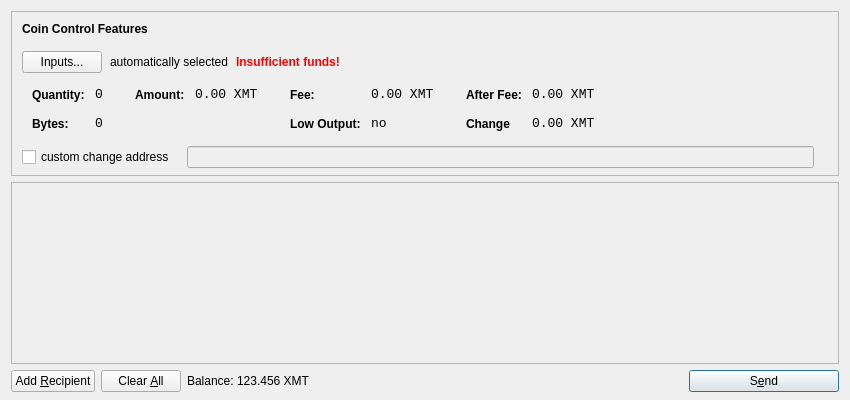
<?xml version="1.0" encoding="UTF-8"?>
<ui version="4.0">
 <class>SendCoinsDialog</class>
 <widget class="QDialog" name="SendCoinsDialog">
  <property name="geometry">
   <rect>
    <x>0</x>
    <y>0</y>
    <width>850</width>
    <height>400</height>
   </rect>
  </property>
  <property name="windowTitle">
   <string>Send Coins</string>
  </property>
  <layout class="QVBoxLayout" name="verticalLayout" stretch="0,1,0">
   <property name="bottomMargin">
    <number>8</number>
   </property>
   <item>
    <widget class="QFrame" name="frameCoinControl">
     <property name="sizePolicy">
      <sizepolicy hsizetype="Expanding" vsizetype="Expanding">
       <horstretch>0</horstretch>
       <verstretch>0</verstretch>
      </sizepolicy>
     </property>
     <property name="maximumSize">
      <size>
       <width>16777215</width>
       <height>16777215</height>
      </size>
     </property>
     <property name="frameShape">
      <enum>QFrame::StyledPanel</enum>
     </property>
     <property name="frameShadow">
      <enum>QFrame::Sunken</enum>
     </property>
     <layout class="QVBoxLayout" name="verticalLayoutCoinControl2">
      <property name="spacing">
       <number>-1</number>
      </property>
      <property name="leftMargin">
       <number>0</number>
      </property>
      <property name="topMargin">
       <number>0</number>
      </property>
      <property name="rightMargin">
       <number>0</number>
      </property>
      <property name="bottomMargin">
       <number>6</number>
      </property>
      <item>
       <layout class="QVBoxLayout" name="verticalLayoutCoinControl" stretch="0,0,0,0,1">
        <property name="spacing">
         <number>0</number>
        </property>
        <property name="leftMargin">
         <number>10</number>
        </property>
        <property name="topMargin">
         <number>10</number>
        </property>
        <item>
         <layout class="QHBoxLayout" name="horizontalLayoutCoinControl1">
          <property name="bottomMargin">
           <number>15</number>
          </property>
          <item>
           <widget class="QLabel" name="labelCoinControlFeatures">
            <property name="sizePolicy">
             <sizepolicy hsizetype="Preferred" vsizetype="Maximum">
              <horstretch>0</horstretch>
              <verstretch>0</verstretch>
             </sizepolicy>
            </property>
            <property name="font">
             <font>
              <weight>75</weight>
              <bold>true</bold>
             </font>
            </property>
            <property name="styleSheet">
             <string notr="true">font-weight:bold;</string>
            </property>
            <property name="text">
             <string>Coin Control Features</string>
            </property>
           </widget>
          </item>
         </layout>
        </item>
        <item>
         <layout class="QHBoxLayout" name="horizontalLayoutCoinControl2" stretch="0,0,0,0">
          <property name="spacing">
           <number>8</number>
          </property>
          <property name="bottomMargin">
           <number>10</number>
          </property>
          <item>
           <widget class="QPushButton" name="pushButtonCoinControl">
            <property name="styleSheet">
             <string notr="true"/>
            </property>
            <property name="text">
             <string>Inputs...</string>
            </property>
           </widget>
          </item>
          <item>
           <widget class="QLabel" name="labelCoinControlAutomaticallySelected">
            <property name="text">
             <string>automatically selected</string>
            </property>
            <property name="margin">
             <number>5</number>
            </property>
           </widget>
          </item>
          <item>
           <widget class="QLabel" name="labelCoinControlInsuffFunds">
            <property name="font">
             <font>
              <weight>75</weight>
              <bold>true</bold>
             </font>
            </property>
            <property name="styleSheet">
             <string notr="true">color:red;font-weight:bold;</string>
            </property>
            <property name="text">
             <string>Insufficient funds!</string>
            </property>
            <property name="margin">
             <number>5</number>
            </property>
           </widget>
          </item>
          <item>
           <spacer name="horizontalSpacerCoinControl">
            <property name="orientation">
             <enum>Qt::Horizontal</enum>
            </property>
            <property name="sizeHint" stdset="0">
             <size>
              <width>40</width>
              <height>1</height>
             </size>
            </property>
           </spacer>
          </item>
         </layout>
        </item>
        <item>
         <widget class="QWidget" name="widgetCoinControl" native="true">
          <property name="sizePolicy">
           <sizepolicy hsizetype="Preferred" vsizetype="Preferred">
            <horstretch>0</horstretch>
            <verstretch>0</verstretch>
           </sizepolicy>
          </property>
          <property name="minimumSize">
           <size>
            <width>0</width>
            <height>0</height>
           </size>
          </property>
          <property name="styleSheet">
           <string notr="true"/>
          </property>
          <layout class="QHBoxLayout" name="horizontalLayoutCoinControl5">
           <property name="margin">
            <number>0</number>
           </property>
           <item>
            <layout class="QHBoxLayout" name="horizontalLayoutCoinControl3" stretch="0,0,0,1">
             <property name="spacing">
              <number>20</number>
             </property>
             <property name="topMargin">
              <number>0</number>
             </property>
             <property name="bottomMargin">
              <number>10</number>
             </property>
             <item>
              <layout class="QFormLayout" name="formLayoutCoinControl1">
               <property name="horizontalSpacing">
                <number>10</number>
               </property>
               <property name="verticalSpacing">
                <number>14</number>
               </property>
               <property name="leftMargin">
                <number>10</number>
               </property>
               <property name="topMargin">
                <number>4</number>
               </property>
               <property name="rightMargin">
                <number>6</number>
               </property>
               <item row="0" column="0">
                <widget class="QLabel" name="labelCoinControlQuantityText">
                 <property name="styleSheet">
                  <string notr="true">font-weight:bold;</string>
                 </property>
                 <property name="text">
                  <string>Quantity:</string>
                 </property>
                 <property name="margin">
                  <number>0</number>
                 </property>
                </widget>
               </item>
               <item row="0" column="1">
                <widget class="QLabel" name="labelCoinControlQuantity">
                 <property name="font">
                  <font>
                   <family>Monospace</family>
                   <pointsize>10</pointsize>
                  </font>
                 </property>
                 <property name="cursor">
                  <cursorShape>IBeamCursor</cursorShape>
                 </property>
                 <property name="contextMenuPolicy">
                  <enum>Qt::ActionsContextMenu</enum>
                 </property>
                 <property name="text">
                  <string>0</string>
                 </property>
                 <property name="margin">
                  <number>0</number>
                 </property>
                 <property name="textInteractionFlags">
                  <set>Qt::LinksAccessibleByMouse|Qt::TextSelectableByKeyboard|Qt::TextSelectableByMouse</set>
                 </property>
                </widget>
               </item>
               <item row="1" column="0">
                <widget class="QLabel" name="labelCoinControlBytesText">
                 <property name="styleSheet">
                  <string notr="true">font-weight:bold;</string>
                 </property>
                 <property name="text">
                  <string>Bytes:</string>
                 </property>
                </widget>
               </item>
               <item row="1" column="1">
                <widget class="QLabel" name="labelCoinControlBytes">
                 <property name="font">
                  <font>
                   <family>Monospace</family>
                   <pointsize>10</pointsize>
                  </font>
                 </property>
                 <property name="cursor">
                  <cursorShape>IBeamCursor</cursorShape>
                 </property>
                 <property name="contextMenuPolicy">
                  <enum>Qt::ActionsContextMenu</enum>
                 </property>
                 <property name="text">
                  <string>0</string>
                 </property>
                 <property name="textInteractionFlags">
                  <set>Qt::LinksAccessibleByMouse|Qt::TextSelectableByKeyboard|Qt::TextSelectableByMouse</set>
                 </property>
                </widget>
               </item>
              </layout>
             </item>
             <item>
              <layout class="QFormLayout" name="formLayoutCoinControl2">
               <property name="horizontalSpacing">
                <number>10</number>
               </property>
               <property name="verticalSpacing">
                <number>14</number>
               </property>
               <property name="leftMargin">
                <number>6</number>
               </property>
               <property name="topMargin">
                <number>4</number>
               </property>
               <property name="rightMargin">
                <number>6</number>
               </property>
               <item row="0" column="0">
                <widget class="QLabel" name="labelCoinControlAmountText">
                 <property name="styleSheet">
                  <string notr="true">font-weight:bold;</string>
                 </property>
                 <property name="text">
                  <string>Amount:</string>
                 </property>
                 <property name="margin">
                  <number>0</number>
                 </property>
                </widget>
               </item>
               <item row="0" column="1">
                <widget class="QLabel" name="labelCoinControlAmount">
                 <property name="font">
                  <font>
                   <family>Monospace</family>
                   <pointsize>10</pointsize>
                  </font>
                 </property>
                 <property name="cursor">
                  <cursorShape>IBeamCursor</cursorShape>
                 </property>
                 <property name="contextMenuPolicy">
                  <enum>Qt::ActionsContextMenu</enum>
                 </property>
                 <property name="text">
                  <string notr="true">0.00 XMT</string>
                 </property>
                 <property name="textInteractionFlags">
                  <set>Qt::LinksAccessibleByMouse|Qt::TextSelectableByKeyboard|Qt::TextSelectableByMouse</set>
                 </property>
                </widget>
               </item>
              </layout>
             </item>
             <item>
              <layout class="QFormLayout" name="formLayoutCoinControl3">
               <property name="horizontalSpacing">
                <number>10</number>
               </property>
               <property name="verticalSpacing">
                <number>14</number>
               </property>
               <property name="leftMargin">
                <number>6</number>
               </property>
               <property name="topMargin">
                <number>4</number>
               </property>
               <property name="rightMargin">
                <number>6</number>
               </property>
               <item row="0" column="0">
                <widget class="QLabel" name="labelCoinControlFeeText">
                 <property name="styleSheet">
                  <string notr="true">font-weight:bold;</string>
                 </property>
                 <property name="text">
                  <string>Fee:</string>
                 </property>
                 <property name="margin">
                  <number>0</number>
                 </property>
                </widget>
               </item>
               <item row="0" column="1">
                <widget class="QLabel" name="labelCoinControlFee">
                 <property name="font">
                  <font>
                   <family>Monospace</family>
                   <pointsize>10</pointsize>
                  </font>
                 </property>
                 <property name="cursor">
                  <cursorShape>IBeamCursor</cursorShape>
                 </property>
                 <property name="contextMenuPolicy">
                  <enum>Qt::ActionsContextMenu</enum>
                 </property>
                 <property name="text">
                  <string notr="true">0.00 XMT</string>
                 </property>
                 <property name="textInteractionFlags">
                  <set>Qt::LinksAccessibleByMouse|Qt::TextSelectableByKeyboard|Qt::TextSelectableByMouse</set>
                 </property>
                </widget>
               </item>
               <item row="1" column="0">
                <widget class="QLabel" name="labelCoinControlLowOutputText">
                 <property name="styleSheet">
                  <string notr="true">font-weight:bold;</string>
                 </property>
                 <property name="text">
                  <string>Low Output:</string>
                 </property>
                </widget>
               </item>
               <item row="1" column="1">
                <widget class="QLabel" name="labelCoinControlLowOutput">
                 <property name="font">
                  <font>
                   <family>Monospace</family>
                   <pointsize>10</pointsize>
                  </font>
                 </property>
                 <property name="cursor">
                  <cursorShape>IBeamCursor</cursorShape>
                 </property>
                 <property name="contextMenuPolicy">
                  <enum>Qt::ActionsContextMenu</enum>
                 </property>
                 <property name="text">
                  <string>no</string>
                 </property>
                 <property name="textInteractionFlags">
                  <set>Qt::LinksAccessibleByMouse|Qt::TextSelectableByKeyboard|Qt::TextSelectableByMouse</set>
                 </property>
                </widget>
               </item>
              </layout>
             </item>
             <item>
              <layout class="QFormLayout" name="formLayoutCoinControl4">
               <property name="horizontalSpacing">
                <number>10</number>
               </property>
               <property name="verticalSpacing">
                <number>14</number>
               </property>
               <property name="leftMargin">
                <number>6</number>
               </property>
               <property name="topMargin">
                <number>4</number>
               </property>
               <property name="rightMargin">
                <number>6</number>
               </property>
               <item row="0" column="0">
                <widget class="QLabel" name="labelCoinControlAfterFeeText">
                 <property name="styleSheet">
                  <string notr="true">font-weight:bold;</string>
                 </property>
                 <property name="text">
                  <string>After Fee:</string>
                 </property>
                 <property name="margin">
                  <number>0</number>
                 </property>
                </widget>
               </item>
               <item row="0" column="1">
                <widget class="QLabel" name="labelCoinControlAfterFee">
                 <property name="font">
                  <font>
                   <family>Monospace</family>
                   <pointsize>10</pointsize>
                  </font>
                 </property>
                 <property name="cursor">
                  <cursorShape>IBeamCursor</cursorShape>
                 </property>
                 <property name="contextMenuPolicy">
                  <enum>Qt::ActionsContextMenu</enum>
                 </property>
                 <property name="text">
                  <string notr="true">0.00 XMT</string>
                 </property>
                 <property name="textInteractionFlags">
                  <set>Qt::LinksAccessibleByMouse|Qt::TextSelectableByKeyboard|Qt::TextSelectableByMouse</set>
                 </property>
                </widget>
               </item>
               <item row="1" column="0">
                <widget class="QLabel" name="labelCoinControlChangeText">
                 <property name="styleSheet">
                  <string notr="true">font-weight:bold;</string>
                 </property>
                 <property name="text">
                  <string>Change</string>
                 </property>
                </widget>
               </item>
               <item row="1" column="1">
                <widget class="QLabel" name="labelCoinControlChange">
                 <property name="font">
                  <font>
                   <family>Monospace</family>
                   <pointsize>10</pointsize>
                  </font>
                 </property>
                 <property name="cursor">
                  <cursorShape>IBeamCursor</cursorShape>
                 </property>
                 <property name="contextMenuPolicy">
                  <enum>Qt::ActionsContextMenu</enum>
                 </property>
                 <property name="text">
                  <string notr="true">0.00 XMT</string>
                 </property>
                 <property name="textInteractionFlags">
                  <set>Qt::LinksAccessibleByMouse|Qt::TextSelectableByKeyboard|Qt::TextSelectableByMouse</set>
                 </property>
                </widget>
               </item>
              </layout>
             </item>
            </layout>
           </item>
          </layout>
         </widget>
        </item>
        <item>
         <layout class="QHBoxLayout" name="horizontalLayoutCoinControl4" stretch="0,0,0">
          <property name="spacing">
           <number>12</number>
          </property>
          <property name="sizeConstraint">
           <enum>QLayout::SetDefaultConstraint</enum>
          </property>
          <property name="topMargin">
           <number>5</number>
          </property>
          <property name="rightMargin">
           <number>5</number>
          </property>
          <item>
           <widget class="QCheckBox" name="checkBoxCoinControlChange">
            <property name="text">
             <string>custom change address</string>
            </property>
           </widget>
          </item>
          <item>
           <widget class="QLineEdit" name="lineEditCoinControlChange">
            <property name="enabled">
             <bool>false</bool>
            </property>
            <property name="sizePolicy">
             <sizepolicy hsizetype="Expanding" vsizetype="Fixed">
              <horstretch>0</horstretch>
              <verstretch>0</verstretch>
             </sizepolicy>
            </property>
           </widget>
          </item>
          <item>
           <widget class="QLabel" name="labelCoinControlChangeLabel">
            <property name="sizePolicy">
             <sizepolicy hsizetype="Preferred" vsizetype="Expanding">
              <horstretch>0</horstretch>
              <verstretch>0</verstretch>
             </sizepolicy>
            </property>
            <property name="minimumSize">
             <size>
              <width>0</width>
              <height>0</height>
             </size>
            </property>
            <property name="text">
             <string/>
            </property>
            <property name="margin">
             <number>3</number>
            </property>
           </widget>
          </item>
         </layout>
        </item>
        <item>
         <spacer name="verticalSpacerCoinControl">
          <property name="orientation">
           <enum>Qt::Vertical</enum>
          </property>
          <property name="sizeHint" stdset="0">
           <size>
            <width>800</width>
            <height>1</height>
           </size>
          </property>
         </spacer>
        </item>
       </layout>
      </item>
     </layout>
    </widget>
   </item>
   <item>
    <widget class="QScrollArea" name="scrollArea">
     <property name="widgetResizable">
      <bool>true</bool>
     </property>
     <widget class="QWidget" name="scrollAreaWidgetContents">
      <property name="geometry">
       <rect>
        <x>0</x>
        <y>0</y>
        <width>830</width>
        <height>165</height>
       </rect>
      </property>
      <layout class="QVBoxLayout" name="verticalLayout_2">
       <property name="margin">
        <number>0</number>
       </property>
       <item>
        <layout class="QVBoxLayout" name="entries">
         <property name="spacing">
          <number>6</number>
         </property>
        </layout>
       </item>
       <item>
        <spacer name="verticalSpacer">
         <property name="orientation">
          <enum>Qt::Vertical</enum>
         </property>
         <property name="sizeHint" stdset="0">
          <size>
           <width>20</width>
           <height>40</height>
          </size>
         </property>
        </spacer>
       </item>
      </layout>
     </widget>
    </widget>
   </item>
   <item>
    <layout class="QHBoxLayout" name="horizontalLayout">
     <item>
      <widget class="QPushButton" name="addButton">
       <property name="toolTip">
        <string>Send to multiple recipients at once</string>
       </property>
       <property name="text">
        <string>Add &amp;Recipient</string>
       </property>
       <property name="autoDefault">
        <bool>false</bool>
       </property>
      </widget>
     </item>
     <item>
      <widget class="QPushButton" name="clearButton">
       <property name="sizePolicy">
        <sizepolicy hsizetype="Minimum" vsizetype="Fixed">
         <horstretch>0</horstretch>
         <verstretch>0</verstretch>
        </sizepolicy>
       </property>
       <property name="toolTip">
        <string>Remove all transaction fields</string>
       </property>
       <property name="text">
        <string>Clear &amp;All</string>
       </property>
       <property name="autoRepeatDelay">
        <number>300</number>
       </property>
       <property name="autoDefault">
        <bool>false</bool>
       </property>
      </widget>
     </item>
     <item>
      <layout class="QHBoxLayout" name="horizontalLayout_2">
       <property name="spacing">
        <number>3</number>
       </property>
       <item>
        <widget class="QLabel" name="label">
         <property name="sizePolicy">
          <sizepolicy hsizetype="Preferred" vsizetype="Fixed">
           <horstretch>0</horstretch>
           <verstretch>0</verstretch>
          </sizepolicy>
         </property>
         <property name="text">
          <string>Balance:</string>
         </property>
        </widget>
       </item>
       <item>
        <widget class="QLabel" name="labelBalance">
         <property name="sizePolicy">
          <sizepolicy hsizetype="Preferred" vsizetype="Fixed">
           <horstretch>0</horstretch>
           <verstretch>0</verstretch>
          </sizepolicy>
         </property>
         <property name="cursor">
          <cursorShape>IBeamCursor</cursorShape>
         </property>
         <property name="text">
          <string notr="true">123.456 XMT</string>
         </property>
         <property name="textInteractionFlags">
          <set>Qt::LinksAccessibleByMouse|Qt::TextSelectableByKeyboard|Qt::TextSelectableByMouse</set>
         </property>
        </widget>
       </item>
      </layout>
     </item>
     <item>
      <spacer name="horizontalSpacer">
       <property name="orientation">
        <enum>Qt::Horizontal</enum>
       </property>
       <property name="sizeHint" stdset="0">
        <size>
         <width>40</width>
         <height>20</height>
        </size>
       </property>
      </spacer>
     </item>
     <item>
      <widget class="QPushButton" name="sendButton">
       <property name="minimumSize">
        <size>
         <width>150</width>
         <height>0</height>
        </size>
       </property>
       <property name="toolTip">
        <string>Confirm the send action</string>
       </property>
       <property name="text">
        <string>S&amp;end</string>
       </property>
       <property name="icon">
        <iconset resource="../bitcoin.qrc">
         <normaloff>:/icons/send</normaloff>:/icons/send</iconset>
       </property>
       <property name="default">
        <bool>true</bool>
       </property>
      </widget>
     </item>
    </layout>
   </item>
  </layout>
 </widget>
 <resources>
  <include location="../bitcoin.qrc"/>
 </resources>
 <connections/>
</ui>
